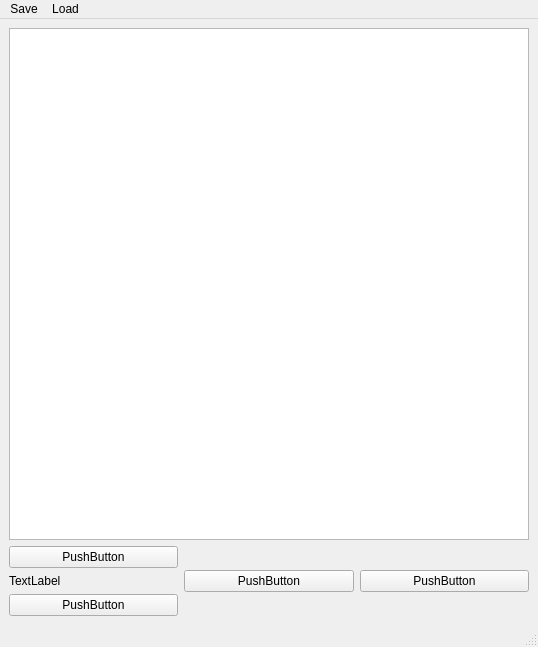
<?xml version="1.0" encoding="UTF-8"?>
<ui version="4.0">
 <class>MainWindow</class>
 <widget class="QMainWindow" name="MainWindow">
  <property name="geometry">
   <rect>
    <x>0</x>
    <y>0</y>
    <width>538</width>
    <height>647</height>
   </rect>
  </property>
  <property name="windowTitle">
   <string>MainWindow</string>
  </property>
  <widget class="QWidget" name="centralwidget">
   <layout class="QVBoxLayout" name="verticalLayout">
    <item>
     <widget class="QGraphicsView" name="graphicsView"/>
    </item>
    <item>
     <layout class="QHBoxLayout" name="bottom_layout">
      <item>
       <layout class="QVBoxLayout" name="left_layout">
        <item>
         <widget class="QPushButton" name="button_1">
          <property name="text">
           <string>PushButton</string>
          </property>
         </widget>
        </item>
        <item>
         <widget class="QLabel" name="label_1">
          <property name="text">
           <string>TextLabel</string>
          </property>
         </widget>
        </item>
        <item>
         <widget class="QPushButton" name="button_2">
          <property name="text">
           <string>PushButton</string>
          </property>
         </widget>
        </item>
       </layout>
      </item>
      <item>
       <layout class="QVBoxLayout" name="central_layout">
        <item>
         <widget class="QPushButton" name="button_3">
          <property name="text">
           <string>PushButton</string>
          </property>
         </widget>
        </item>
       </layout>
      </item>
      <item>
       <layout class="QVBoxLayout" name="right_layout">
        <item>
         <widget class="QPushButton" name="button_4">
          <property name="text">
           <string>PushButton</string>
          </property>
         </widget>
        </item>
       </layout>
      </item>
     </layout>
    </item>
   </layout>
  </widget>
  <widget class="QMenuBar" name="menubar">
   <property name="geometry">
    <rect>
     <x>0</x>
     <y>0</y>
     <width>538</width>
     <height>22</height>
    </rect>
   </property>
   <widget class="QMenu" name="save">
    <property name="title">
     <string>Save</string>
    </property>
    <addaction name="save_as"/>
   </widget>
   <widget class="QMenu" name="load">
    <property name="title">
     <string>Load</string>
    </property>
   </widget>
   <addaction name="save"/>
   <addaction name="load"/>
  </widget>
  <widget class="QStatusBar" name="statusbar"/>
  <action name="save_as">
   <property name="text">
    <string>Save as</string>
   </property>
  </action>
 </widget>
 <resources/>
 <connections/>
</ui>
